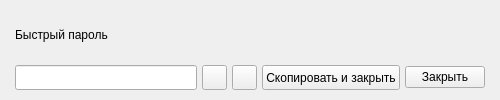
<?xml version="1.0" encoding="UTF-8"?>
<ui version="4.0">
 <class>generator_short_popup_widget</class>
 <widget class="QWidget" name="generator_short_popup_widget">
  <property name="geometry">
   <rect>
    <x>0</x>
    <y>0</y>
    <width>500</width>
    <height>100</height>
   </rect>
  </property>
  <layout class="QVBoxLayout" name="generator_short_popup_layout">
   <property name="spacing">
    <number>5</number>
   </property>
   <property name="leftMargin">
    <number>15</number>
   </property>
   <property name="topMargin">
    <number>10</number>
   </property>
   <property name="rightMargin">
    <number>15</number>
   </property>
   <property name="bottomMargin">
    <number>10</number>
   </property>
   <item>
    <widget class="QLabel" name="title_label">
     <property name="text">
      <string>Быстрый пароль</string>
     </property>
    </widget>
   </item>
   <item>
    <layout class="QHBoxLayout" name="password_layout">
     <item>
      <widget class="QLineEdit" name="password_line_edit">
       <property name="minimumSize">
        <size>
         <width>0</width>
         <height>25</height>
        </size>
       </property>
       <property name="focusPolicy">
        <enum>Qt::TabFocus</enum>
       </property>
       <property name="echoMode">
        <enum>QLineEdit::Password</enum>
       </property>
       <property name="readOnly">
        <bool>true</bool>
       </property>
      </widget>
     </item>
     <item>
      <widget class="QPushButton" name="show_button">
       <property name="sizePolicy">
        <sizepolicy hsizetype="Fixed" vsizetype="Fixed">
         <horstretch>0</horstretch>
         <verstretch>0</verstretch>
        </sizepolicy>
       </property>
       <property name="minimumSize">
        <size>
         <width>25</width>
         <height>25</height>
        </size>
       </property>
       <property name="maximumSize">
        <size>
         <width>25</width>
         <height>25</height>
        </size>
       </property>
       <property name="cursor">
        <cursorShape>PointingHandCursor</cursorShape>
       </property>
       <property name="focusPolicy">
        <enum>Qt::TabFocus</enum>
       </property>
       <property name="text">
        <string/>
       </property>
      </widget>
     </item>
     <item>
      <widget class="QPushButton" name="generate_button">
       <property name="sizePolicy">
        <sizepolicy hsizetype="Fixed" vsizetype="Fixed">
         <horstretch>0</horstretch>
         <verstretch>0</verstretch>
        </sizepolicy>
       </property>
       <property name="minimumSize">
        <size>
         <width>25</width>
         <height>25</height>
        </size>
       </property>
       <property name="maximumSize">
        <size>
         <width>25</width>
         <height>25</height>
        </size>
       </property>
       <property name="cursor">
        <cursorShape>PointingHandCursor</cursorShape>
       </property>
       <property name="focusPolicy">
        <enum>Qt::TabFocus</enum>
       </property>
       <property name="text">
        <string/>
       </property>
      </widget>
     </item>
     <item>
      <widget class="QPushButton" name="copy_and_close_button">
       <property name="minimumSize">
        <size>
         <width>0</width>
         <height>25</height>
        </size>
       </property>
       <property name="cursor">
        <cursorShape>PointingHandCursor</cursorShape>
       </property>
       <property name="focusPolicy">
        <enum>Qt::TabFocus</enum>
       </property>
       <property name="text">
        <string>Скопировать и закрыть</string>
       </property>
      </widget>
     </item>
     <item>
      <widget class="QPushButton" name="close_button">
       <property name="cursor">
        <cursorShape>PointingHandCursor</cursorShape>
       </property>
       <property name="focusPolicy">
        <enum>Qt::TabFocus</enum>
       </property>
       <property name="text">
        <string>Закрыть</string>
       </property>
      </widget>
     </item>
    </layout>
   </item>
  </layout>
 </widget>
 <resources/>
 <connections/>
</ui>
